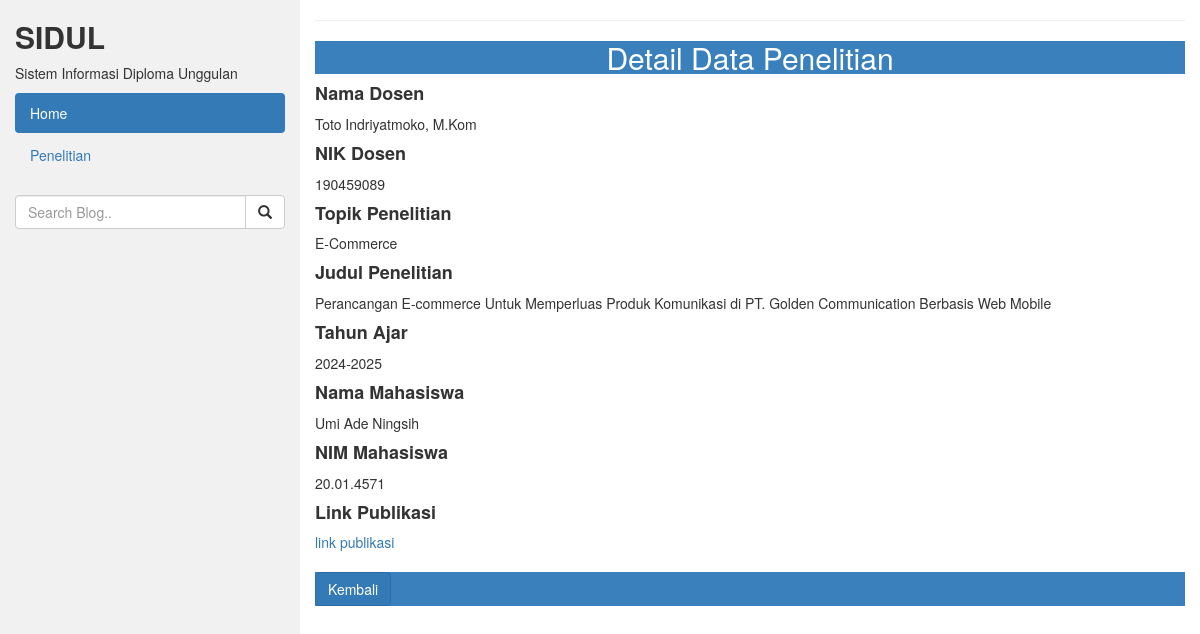
The page /penelitian/detail/13 on the database its author committed.
### tables this page shows
CREATE TABLE `tbl_penelitian` (
  `id` int(11) NOT NULL,
  `nama_dosen` varchar(50) NOT NULL,
  `nik` varchar(50) NOT NULL,
  `topik` varchar(255) NOT NULL,
  `judul` varchar(255) NOT NULL,
  `waktu` varchar(50) NOT NULL,
  `nama_mhs` varchar(50) NOT NULL,
  `nim_mhs` varchar(50) NOT NULL,
  `link` varchar(500) NOT NULL
);

### application/controllers/Penelitian.php (called while the page is built, shortened)
<?php
class Penelitian extends CI_Controller
{
    public function __construct()
    {
        $this->load->model('Penelitian_model');
        $this->load->library('form_validation');
    }
    public function detail($id)
    {
        $data['judul'] = 'Detail Data Penelitian';
        $data['tbl_penelitian'] = $this->Penelitian_model->getPenelitianById($id);
        $this->load->view('templates/header', $data);
        $this->load->view('penelitian/detail', $data);
        $this->load->view('templates/footer');
    }
}

### index.php (called while the page is built, shortened)
<?php
require_once BASEPATH.'core/CodeIgniter.php';

### application/models/Penelitian_model.php (called while the page is built, shortened)
<?php
class Penelitian_model extends CI_Model
{
    public function getPenelitianById($id)
    {
        return $this->db->get_where('tbl_penelitian', ['id' => $id])->row_array();
    }
}

### application/views/penelitian/detail.php (the view, shortened to what this page needs)
<div class="col-sm-9">
    <hr>
            <div class="card mt-3">
                <h2 class="card-header text-white text-center" style="background-color:#3980bd; color: rgb(255, 255, 255);">Detail Data Penelitian</h2>
            </div>
            <div class="card-body">
                <h4 class="mb-1" style=" font-weight: bolder;"> Nama Dosen </h4>
                <hp> <?= $tbl_penelitian['nama_dosen']; ?> </p>
                    <h4 class="mb-1" style=" font-weight: bolder;"> NIK Dosen </h4>
                    <p class="card-text"> <?= $tbl_penelitian['nik']; ?> </p>
                    <h4 class="mb-1" style=" font-weight: bolder;"> Topik Penelitian </h4>
                    <p class="card-text"> <?= $tbl_penelitian['topik']; ?> </p>
                    <h4 class="mb-1" style=" font-weight: bolder;"> Judul Penelitian </h4>
                    <p class="card-text"> <?= $tbl_penelitian['judul']; ?> </p>
                    <h4 class="mb-1" style=" font-weight: bolder;"> Tahun Ajar </h4>
                    <p class="card-text"> <?= $tbl_penelitian['waktu']; ?> </p>
                    <h4 class="mb-1" style=" font-weight: bolder;"> Nama Mahasiswa </h4>
                    <p class="card-text"> <?= $tbl_penelitian['nama_mhs']; ?> </p>
                    <h4 class="mb-1" style=" font-weight: bolder;"> NIM Mahasiswa </h4>
                    <p class="card-text"> <?= $tbl_penelitian['nim_mhs']; ?> </p>
                    <h4 class="mb-1" style=" font-weight: bolder;"> Link Publikasi </h4>
                    <a href="<?php echo $tbl_penelitian['link']; ?>" target="_blank"> link publikasi </a>
            </div>
            <div class="card-footer" style="background-color:#3980bd ;">
                <a href="<?= base_url(); ?>penelitian" type="button" class="btn btn-primary"> Kembali </a>
            </div>

### rows shown on the page
tbl_penelitian: nama_dosen "Toto Indriyatmoko, M.Kom", nik "190459089", topik "E-Commerce", judul "Perancangan E-commerce Untuk Memperluas Produk Komunikasi di PT. Golden Communication Berbasis Web Mobile", waktu "2024-2025", nama_mhs "Umi Ade Ningsih", nim_mhs "20.01.4571"
